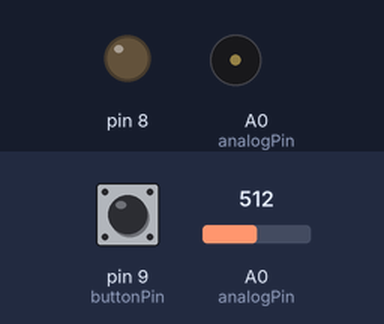
The sketch below on a simulated Arduino Uno, built with avr-gcc and run on an emulated ATmega328P. Parts: output pins drawn as LEDs (lit = HIGH), buzzer (waves = sounding). Inputs (shaded band) come from the test bench; at power-on: pin 9 (buttonPin) HIGH, A0 (analogPin) = 512. What the sketch prints to the serial monitor is not drawn.

Above: at 1.2 s.
1.3 s: pin 9 (buttonPin) pulsed LOW 5 times (0.12 s each, 0.3 s apart)
At 1.85 s:
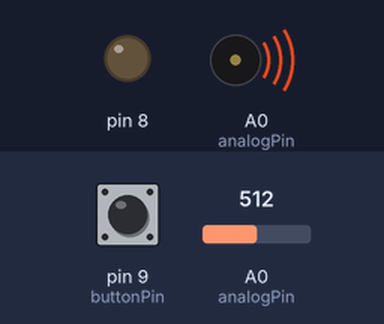
Timing chart, 0 to 4.3 s (numbered marks = the images above; inputs shaded):
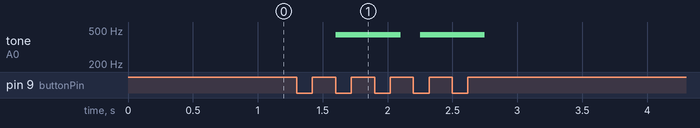

Measured:
- after the input at 1.3 s, tone on A0 (analogPin): alternates 440 Hz for 0.50 s and silent for 0.15 s, 4 changes in all, then stays silent, starting after 0.30 s

The sketch:

reproductorMusica.ino
```cpp
// Definir notas
#define c 261
#define d 294
#define e 329
#define f 349
#define g 391
#define gS 415
#define a 440
#define aS 455
#define b 466
#define cH 523
#define cSH 554
#define dH 587
#define dSH 622
#define eH 659
#define fH 698
#define fSH 740
#define gH 784
#define gSH 830
#define aH 880
#define R 0

const int buttonPin=9; // Boton -> pin 9
int buttonState=0;
const int analogPin = A0;

int value; //variable que almacena la lectura analógica raw
int thispitch; //posicion del potenciometro en tanto por ciento

// Notas
int melody[] = {
 a, a, a, f, cH, a, f, cH, a, eH, eH , eH, fH, cH, gS, f, cH, a, aH, a, a, aH, gSH, gH,
 fSH, fH, fSH, R, aS, dSH, dH, cSH, cH, b, cH, R, f, gS, f, a, cH, a, cH, eH, aH, a, a,
 aH, gSH, gH, fSH, fH, fSH, R, aS, dSH, dH, cSH, cH, b, cH, R, f, gS, f, cH, a, f, c, a
};
// Duracion notas
int noteDurations[] = {
 500, 500, 500, 350, 150, 500, 350, 150, 1000, 500, 500, 500, 350, 150, 500, 350, 150, 1000,
 500, 350, 150, 500, 250, 250, 125, 125, 250, 250, 250, 500, 250, 250, 125, 125, 250, 250,
 125, 500, 375, 125, 500, 375, 125, 1000, 500, 350, 150, 500, 250, 250, 125, 125, 250, 250,
 250, 500, 250 , 250, 125, 125, 250, 250, 250, 500, 375, 125, 500, 375, 125, 1000
};

int maxin=sizeof(melody)/2;

void setup() {
 pinMode(buttonPin,INPUT);
 Serial.begin(9600);
}

void loop() {
  int thisNote;
  for (thisNote = 0; thisNote < maxin; thisNote++) {
    value = analogRead(analogPin); // realizar la lectura analógica raw
    thispitch = map(value, 0, 1023, 0, 100); // convertir a porcentaje
    analogWrite(8, thispitch);
    buttonState=digitalRead(buttonPin);
    if(buttonState==LOW){
      tone(analogPin, melody[thisNote], noteDurations[thisNote]);
      int pauseBetweenNotes = noteDurations[thisNote] * 1.30;
      delay(pauseBetweenNotes);
      noTone(8);
    }
    if(buttonState==HIGH){
      Serial.println("Pulsado");
      while(buttonState==HIGH){
        buttonState=digitalRead(buttonPin);
      }
      while(buttonState==LOW){
        buttonState=digitalRead(buttonPin);
      }
      while(buttonState==HIGH){
        buttonState=digitalRead(buttonPin);
      }
    }
  }
}
```
